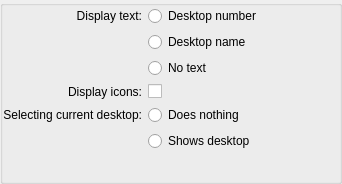
<?xml version="1.0" encoding="UTF-8"?>
<ui version="4.0">
 <class>pagerConfig</class>
 <widget class="QWidget" name="pagerConfig">
  <property name="geometry">
   <rect>
    <x>0</x>
    <y>0</y>
    <width>342</width>
    <height>184</height>
   </rect>
  </property>
  <property name="windowTitle">
   <string>Configure Pager</string>
  </property>
  <layout class="QGridLayout" name="gridLayout_2">
   <property name="margin">
    <number>0</number>
   </property>
   <property name="spacing">
    <number>0</number>
   </property>
   <item row="0" column="0">
    <widget class="QGroupBox" name="appearenceGroupBox">
     <property name="title">
      <string/>
     </property>
     <property name="flat">
      <bool>true</bool>
     </property>
     <property name="checkable">
      <bool>false</bool>
     </property>
     <layout class="QGridLayout" name="gridLayout">
      <property name="margin">
       <number>0</number>
      </property>
      <item row="0" column="1" colspan="2">
       <widget class="QRadioButton" name="desktopNumberRadioButton">
        <property name="text">
         <string>Desktop number</string>
        </property>
        <attribute name="buttonGroup">
         <string notr="true">buttonGroupText</string>
        </attribute>
       </widget>
      </item>
      <item row="2" column="1" colspan="2">
       <widget class="QRadioButton" name="displayNoneRadioButton">
        <property name="text">
         <string>No text</string>
        </property>
        <attribute name="buttonGroup">
         <string notr="true">buttonGroupText</string>
        </attribute>
       </widget>
      </item>
      <item row="3" column="1" colspan="2">
       <widget class="QCheckBox" name="showWindowIconsCheckBox">
        <property name="text">
         <string/>
        </property>
       </widget>
      </item>
      <item row="4" column="0">
       <widget class="QLabel" name="currentLabel">
        <property name="text">
         <string>Selecting current desktop:</string>
        </property>
        <property name="alignment">
         <set>Qt::AlignRight|Qt::AlignTrailing|Qt::AlignVCenter</set>
        </property>
       </widget>
      </item>
      <item row="3" column="0">
       <widget class="QLabel" name="label">
        <property name="text">
         <string>Display icons:</string>
        </property>
        <property name="alignment">
         <set>Qt::AlignRight|Qt::AlignTrailing|Qt::AlignVCenter</set>
        </property>
        <property name="buddy">
         <cstring>showWindowIconsCheckBox</cstring>
        </property>
       </widget>
      </item>
      <item row="5" column="1" colspan="2">
       <widget class="QRadioButton" name="showDesktopRadioButton">
        <property name="text">
         <string>Shows desktop</string>
        </property>
        <attribute name="buttonGroup">
         <string notr="true">buttonGroupAction</string>
        </attribute>
       </widget>
      </item>
      <item row="4" column="1" colspan="2">
       <widget class="QRadioButton" name="doNothingRadioButton">
        <property name="text">
         <string>Does nothing</string>
        </property>
        <attribute name="buttonGroup">
         <string notr="true">buttonGroupAction</string>
        </attribute>
       </widget>
      </item>
      <item row="6" column="1">
       <spacer name="verticalSpacer">
        <property name="orientation">
         <enum>Qt::Vertical</enum>
        </property>
        <property name="sizeHint" stdset="0">
         <size>
          <width>20</width>
          <height>40</height>
         </size>
        </property>
       </spacer>
      </item>
      <item row="0" column="0">
       <widget class="QLabel" name="displayLabel">
        <property name="text">
         <string>Display text:</string>
        </property>
        <property name="alignment">
         <set>Qt::AlignRight|Qt::AlignTrailing|Qt::AlignVCenter</set>
        </property>
       </widget>
      </item>
      <item row="1" column="1" colspan="2">
       <widget class="QRadioButton" name="desktopNameRadioButton">
        <property name="text">
         <string>Desktop name</string>
        </property>
        <attribute name="buttonGroup">
         <string notr="true">buttonGroupText</string>
        </attribute>
       </widget>
      </item>
     </layout>
    </widget>
   </item>
  </layout>
 </widget>
 <tabstops>
  <tabstop>desktopNumberRadioButton</tabstop>
  <tabstop>desktopNameRadioButton</tabstop>
  <tabstop>displayNoneRadioButton</tabstop>
  <tabstop>showWindowIconsCheckBox</tabstop>
 </tabstops>
 <connections/>
 <buttongroups>
  <buttongroup name="buttonGroupAction"/>
  <buttongroup name="buttonGroupText"/>
 </buttongroups>
</ui>
